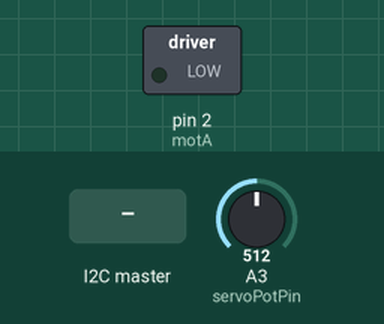
Bench run of a sketch on a simulated Arduino Uno, built with avr-gcc and run on an emulated ATmega328P. Shown: switched loads named in the sketch (green lamp = pin HIGH). The test bench sets the inputs (shaded band); at power-on: A3 (servoPotPin) = 512. Pins used as bus, display or sensor lines are not drawn.

Above: at 1.2 s.
1.3 s: the I2C master sends the byte 1
At 2.5 s:
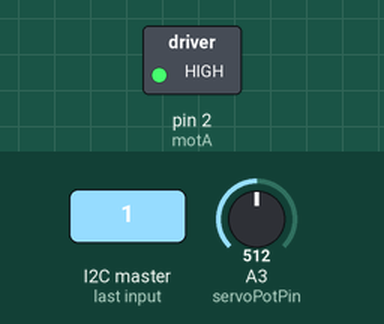
2.8 s: A3 (servoPotPin) set to 65
4.3 s: A3 (servoPotPin) set to 55
At 5.0 s:
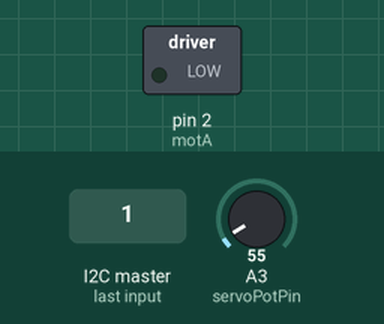
5.8 s: the I2C master sends the byte 0
At 6.2 s:
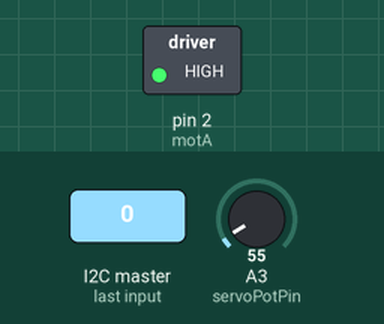
Timing chart, 0 to 8.3 s (numbered marks = the images above; inputs shaded):
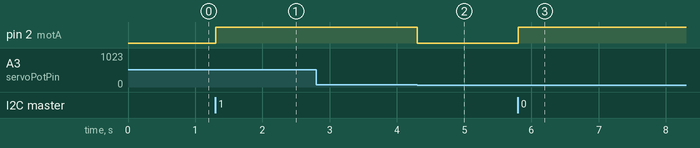

The sketch:

FadePotTestATTiny804.ino
```cpp
// Fader Pot Test
// Using 10K motorized slide pot:  Bourns PSM60-081A-103B2
//
// Target Hardware:  ATTiny804 controlling L293DD motor driver
//
// Tested with Arduino IDE 1.8.13
// Gadget Reboot
// https://www.youtube.com/gadgetreboot

#include <Wire.h>
#define i2cAddr 0x54
volatile byte buf = 0;          // I2C received data buffer
volatile bool newData = false;  // flag to detect new data received

const int pwmPin      = 0;     // motor enable
const int motA        = 2;     // Motor pins   If A = +V and B= Gnd, fader moves toward the motor side (min position)
const int motB        = 1;     //   note: I had to reverse the software A/B pins from the schematic because motor seems to
                               //         run in reverse from what I interpret in the motor data sheet
const int servoPotPin = 3;     // servo track pot for position indication
const int pwmSpeed    = 255;   // pwm motor speed 0-255
const int adcMaxVal   = 1023;  // pot max analog reading value on ATTiny ADC


void setup() {

  Serial.begin(9600);

  Wire.begin(i2cAddr);             // join i2c bus
  Wire.onReceive(receiveData);     // function to execute when data received

  digitalWrite(pwmPin, 0);  // disable motor
  digitalWrite(motA, 0);    // disable motor
  digitalWrite(motB, 0);    // disable motor

  pinMode(pwmPin, OUTPUT);
  pinMode(motA, OUTPUT);
  pinMode(motB, OUTPUT);
  pinMode(servoPotPin, INPUT);

}

void loop() {

  int sensorValue = analogRead(servoPotPin);

  // move fader if I2C command has been received
  // calculate the adc value that represents the requested percentage of travel location
  // eg 50% = half of adcMaxVal
  if (newData) {
    int target = ((buf / 100.0) * adcMaxVal);
    moveFader(pwmSpeed, target);
  }
  delay(100);

}

// decide if needing to go fwd or rev or nothing
// approach that direction until position matches target or has gone past, then stop
void moveFader (int motSpeed, int targetPos) {

  newData = false;  // clear new received data flag

  // as the fader moves toward the top/max position (away from motor)
  // the servo pot wiper moves more toward VCC = adcMaxVal
  // so we can determine what position the fader is at by reading the servo track pot

  int currentPos = (analogRead(servoPotPin));  // current position of fader

  if (currentPos != targetPos) {   // if motor needs to move
    if (currentPos > targetPos) {  // if need to move motor toward min position
      digitalWrite(motA, 1);       // set motor to run toward min position (motor side of pot)
      digitalWrite(motB, 0);
    }
    else  if (currentPos < targetPos) {  // if need to move motor toward max position
      digitalWrite(motA, 0);             // set motor to run toward max position
      digitalWrite(motB, 1);
    }

    analogWrite(pwmPin, motSpeed);  // start motor

    while (abs(targetPos - (analogRead(servoPotPin))) > 50 ) {  // loop until fader moves close to target value
      delay(1);
    }
  }
  digitalWrite(pwmPin, 0);  // disable motor
  digitalWrite(motA, 0);
  digitalWrite(motB, 0);
}

// function that executes whenever data is received from I2C master
void receiveData(int16_t numBytes) {             // the Wire library tells us how many bytes
  // for (uint8_t i = 0; i < numBytes; i++) {    // were received so we can for loop for that
  buf = Wire.read();                             // amount and read the received data
  buf = constrain(buf, 0, 100); //constrain number from 0 to 100 to use in a percentage calculation later
  newData = true;                                // set flag for main loop
  // }
}
```

Measured:
- the behaviour switches between 61 and 60 on A3 (servoPotPin) (found by bisection; images 1 and 2)
- after the input at 1.3 s, pin 2 (motA): LOW → HIGH at once
- after the input at 2.8 s, every drawn part: stays the same
- after the input at 4.3 s, pin 2 (motA): HIGH → LOW at once
- after the input at 5.8 s, pin 2 (motA): LOW → HIGH at once
